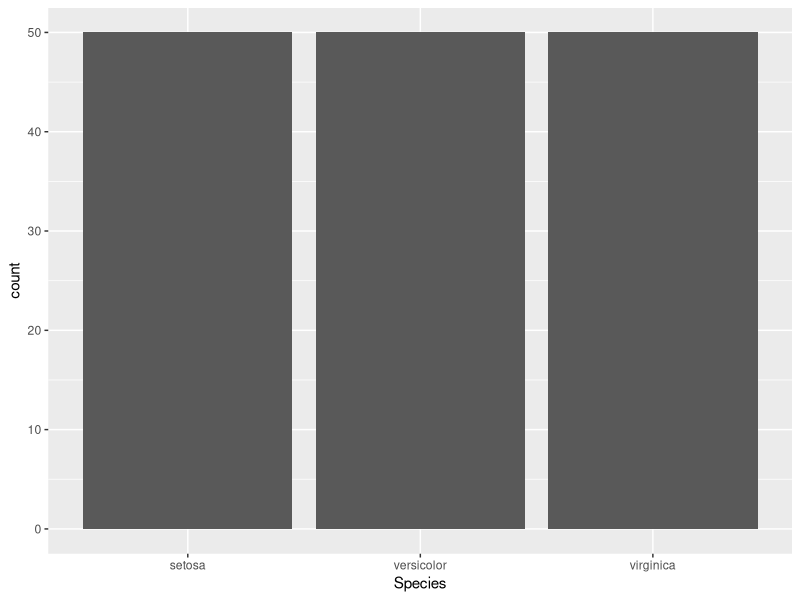
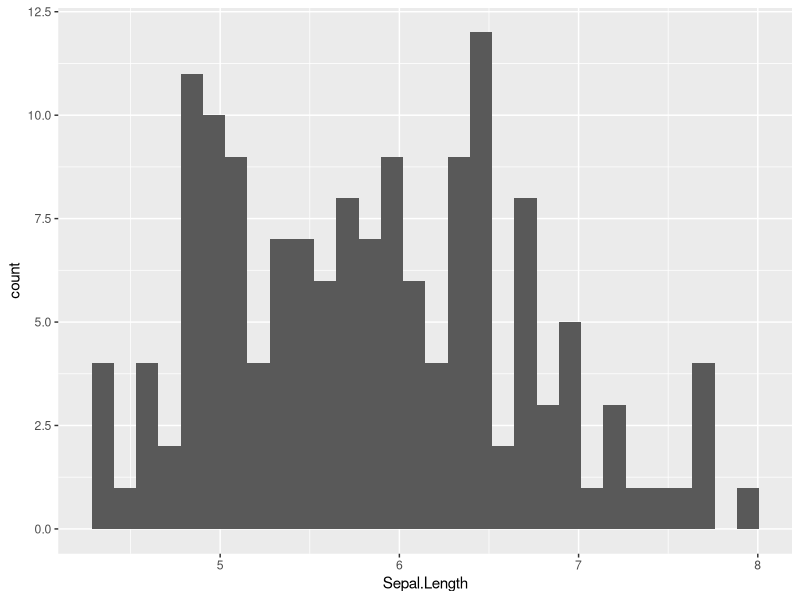
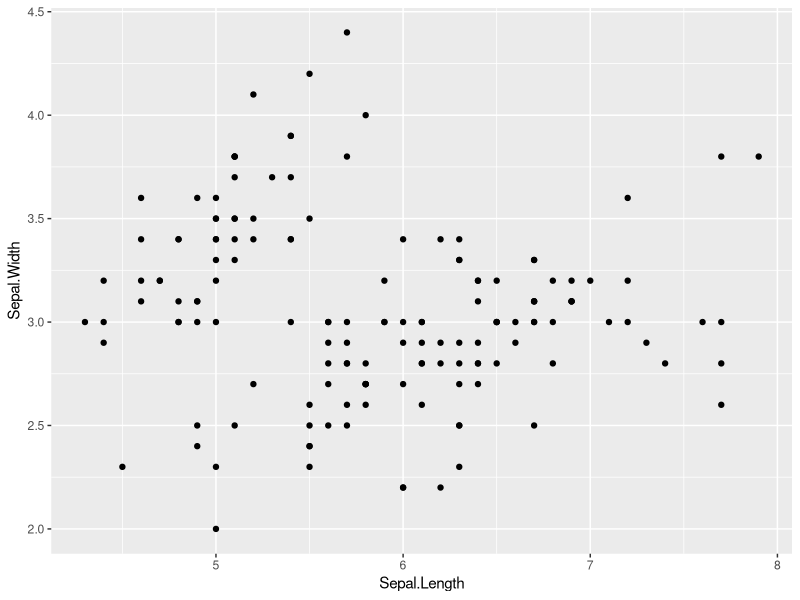
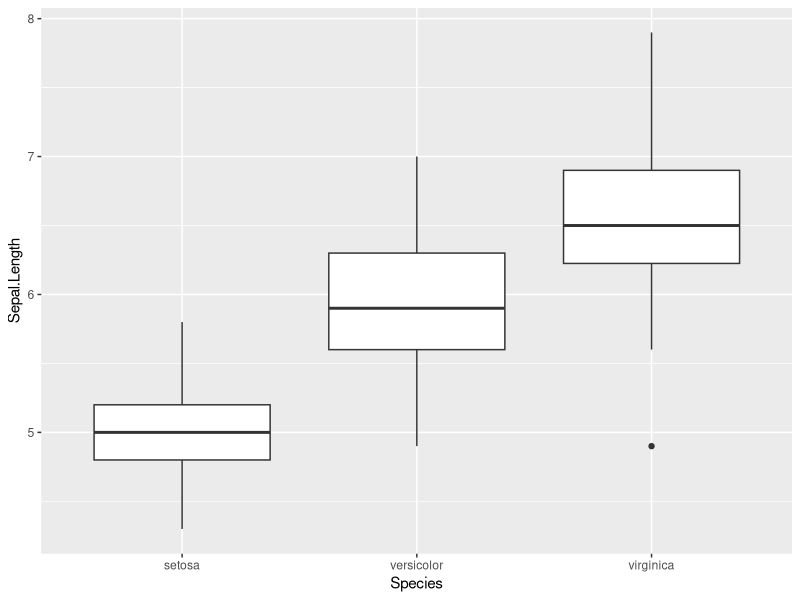
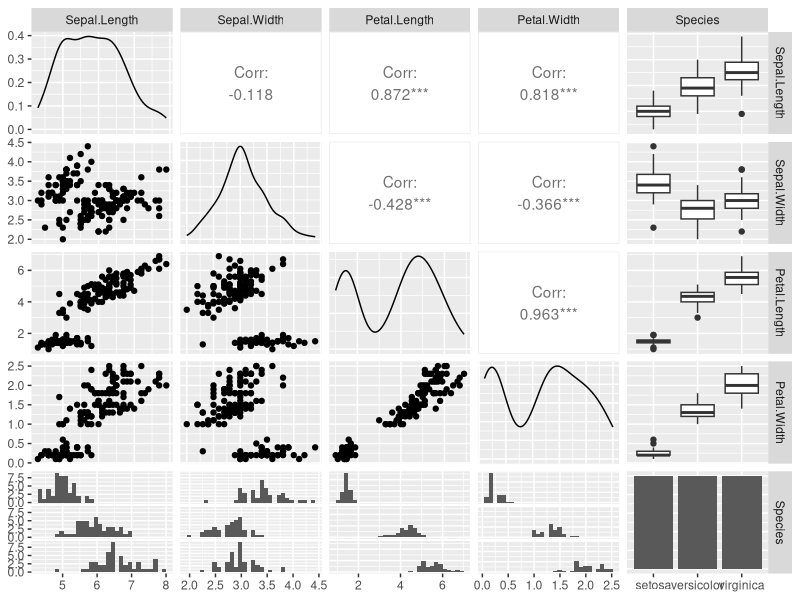

R code for these plots, in order:
## ---- chunk 1
library(ggplot2)
iris
## ---- chunk 2
ggplot(data = iris, aes(x = Species)) + geom_bar()
## ---- chunk 3
ggplot(data = iris, aes(x = Sepal.Length)) + geom_histogram()
## ---- chunk 4
ggplot(data = iris, aes(x = Sepal.Length, y = Sepal.Width)) + geom_point()
## ---- chunk 5
ggplot(data = iris, aes(x = Species, y = Sepal.Length)) + geom_boxplot()
## ---- chunk 6
library(ggplot2)
library(GGally)
library(scales)
library(memisc)

ggpairs(iris)
